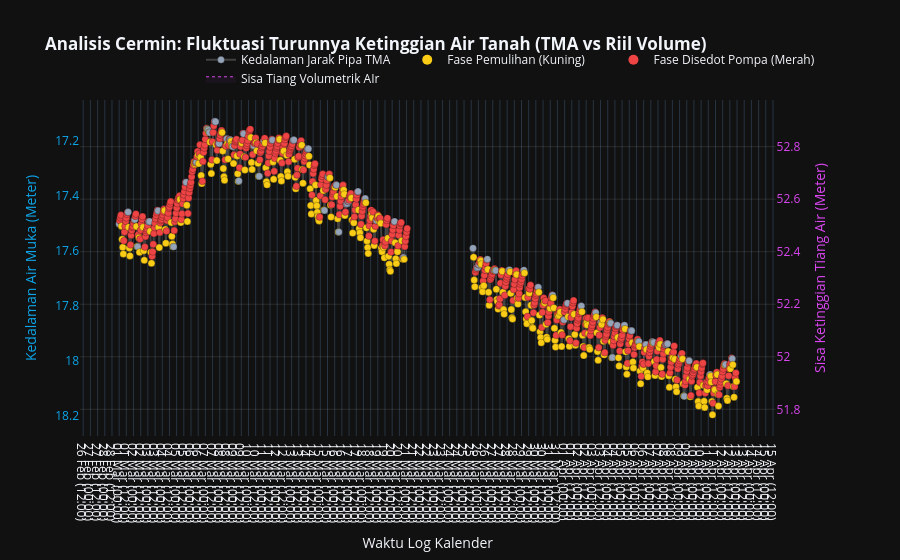

Source (notebook cell):
### Code cell
# ==============================================================================
# MENGHITUNG DINAMIS RANGE BERDASARKAN MIN/MAX DATA (+ MARGIN 10%)
# ==============================================================================
min_tma = df_eda[kolom_mat_rerata].min()
max_tma = df_eda[kolom_mat_rerata].max()

# Beri jarak ruang napas (margin offset) 10% di atas dan bawah grafik
margin_tma = (max_tma - min_tma) * 0.10
if margin_tma == 0: 
    margin_tma = 1.0 # Antisipasi jika data sensor stagnan sempurna

# Batas Y-Axis Kiri (TMA) - Dibuat terbalik: Angka besar (dalam) di bawah
tma_batas_bawah = max_tma + margin_tma 
tma_batas_atas = min_tma - margin_tma  

# Batas Y-Axis Kanan (Data Air) - Normal: Angka kecil di bawah
data_batas_bawah = KEDALAMAN_SUMUR - tma_batas_bawah
data_batas_atas = KEDALAMAN_SUMUR - tma_batas_atas

# ==============================================================================
# KOSMETIKA DASHBOARD KHAS DATA SCIENCE
# ==============================================================================
fig_dual.update_layout(
    title='<b>Analisis Cermin: Fluktuasi Turunnya Ketinggian Air Tanah (TMA vs Riil Volume)</b>',
    xaxis_title='Waktu Log Kalender',
    template='plotly_dark',
    hovermode='x unified',
    legend=dict(orientation="h", yanchor="bottom", y=1.02, xanchor="right", x=1)
)

# Custom Sumbu Kiri (TMA) - Dinamis dari Min/Max Data
fig_dual.update_yaxes(
    title_text="Kedalaman Air Muka (Meter)", 
    range=[tma_batas_bawah, tma_batas_atas], # Otomatis reversed karena batas_bawah nilainya lebih besar
    secondary_y=False,
    color="#0ea5e9",
    showgrid=False
)

# Custom Sumbu Kanan (Data Air Tanah Riil Volumetrik) - Dinamis dari Min/Max Data
fig_dual.update_yaxes(
    title_text="Sisa Ketinggian Tiang Air (Meter)", 
    range=[data_batas_bawah, data_batas_atas], 
    secondary_y=True,
    color="#d946ef",
    showgrid=True,
    gridcolor='rgba(255, 255, 255, 0.1)'
)

fig_dual.show() # REF011

### Figure 1 — Plotly figure (JSON) as saved in the notebook; plotly's stock layout.template omitted (floating-point values rounded to 4 significant figures; data arrays with more than 128 entries replaced by an {"elided": "..."} marker saying what was removed)
{"data": [{"line": {"color": "rgba(255, 255, 255, 0.2)", "width": 2}, "marker": {"color": {"elided": "1032 str values"}, "line": {"color": "rgba(0,0,0,0.5)", "width": 0.5}, "size": 7, "symbol": "circle"}, "mode": "lines+markers", "name": "Kedalaman Jarak Pipa TMA", "type": "scatter", "x": {"elided": "1032 str values"}, "xaxis": "x", "y": {"elided": "1032 float values"}, "yaxis": "y"}, {"marker": {"color": "#facc15", "size": 10}, "mode": "markers", "name": "Fase Pemulihan (Kuning)", "type": "scatter", "x": [null], "xaxis": "x", "y": [null], "yaxis": "y"}, {"marker": {"color": "#ef4444", "size": 10}, "mode": "markers", "name": "Fase Disedot Pompa (Merah)", "type": "scatter", "x": [null], "xaxis": "x", "y": [null], "yaxis": "y"}, {"fill": "tozeroy", "fillcolor": "rgba(217, 70, 239, 0.05)", "line": {"color": "#d946ef", "dash": "dot", "width": 1}, "mode": "lines", "name": "Sisa Tiang Volumetrik AIr", "type": "scatter", "x": {"elided": "1032 str values"}, "xaxis": "x", "y": {"elided": "1032 float values"}, "yaxis": "y2"}], "layout": {"hovermode": "x unified", "legend": {"orientation": "h", "x": 1, "xanchor": "right", "y": 1.02, "yanchor": "bottom"}, "title": {"text": "<b>Analisis Cermin: Fluktuasi Turunnya Ketinggian Air Tanah (TMA vs Riil Volume)</b>"}, "xaxis": {"anchor": "y", "domain": [0, 0.94], "dtick": "43200000", "tickformat": "%d %b (%H:%M)", "title": {"text": "Waktu Log Kalender"}}, "yaxis": {"anchor": "x", "autorange": "reversed", "color": "#0ea5e9", "domain": [0, 1], "range": [18.3, 17.02], "showgrid": false, "title": {"text": "Kedalaman Air Muka (Meter)"}}, "yaxis2": {"anchor": "x", "color": "#d946ef", "gridcolor": "rgba(255, 255, 255, 0.1)", "overlaying": "y", "range": [51.7, 52.98], "showgrid": true, "side": "right", "title": {"text": "Sisa Ketinggian Tiang Air (Meter)"}}}}
